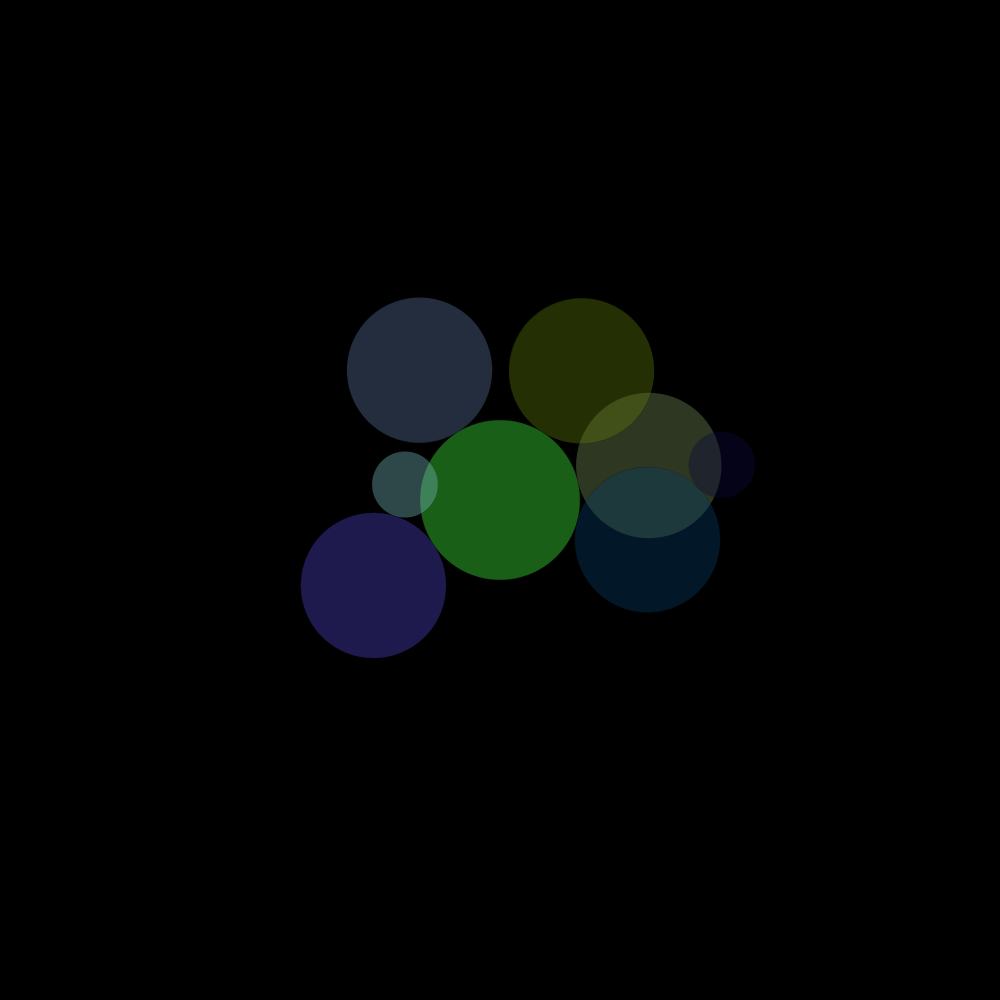
Frame 1 (no input)
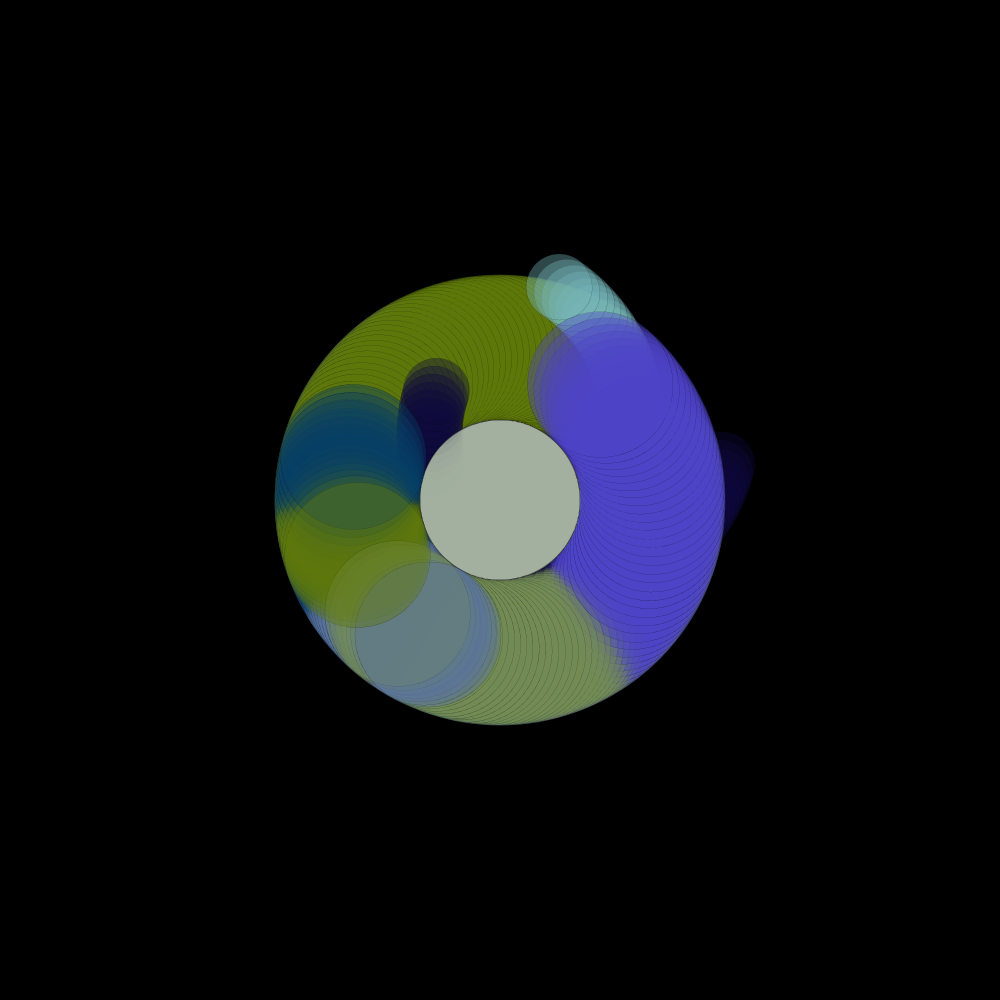
Frame 60 (the mouse pressed at the canvas centre just before this capture)
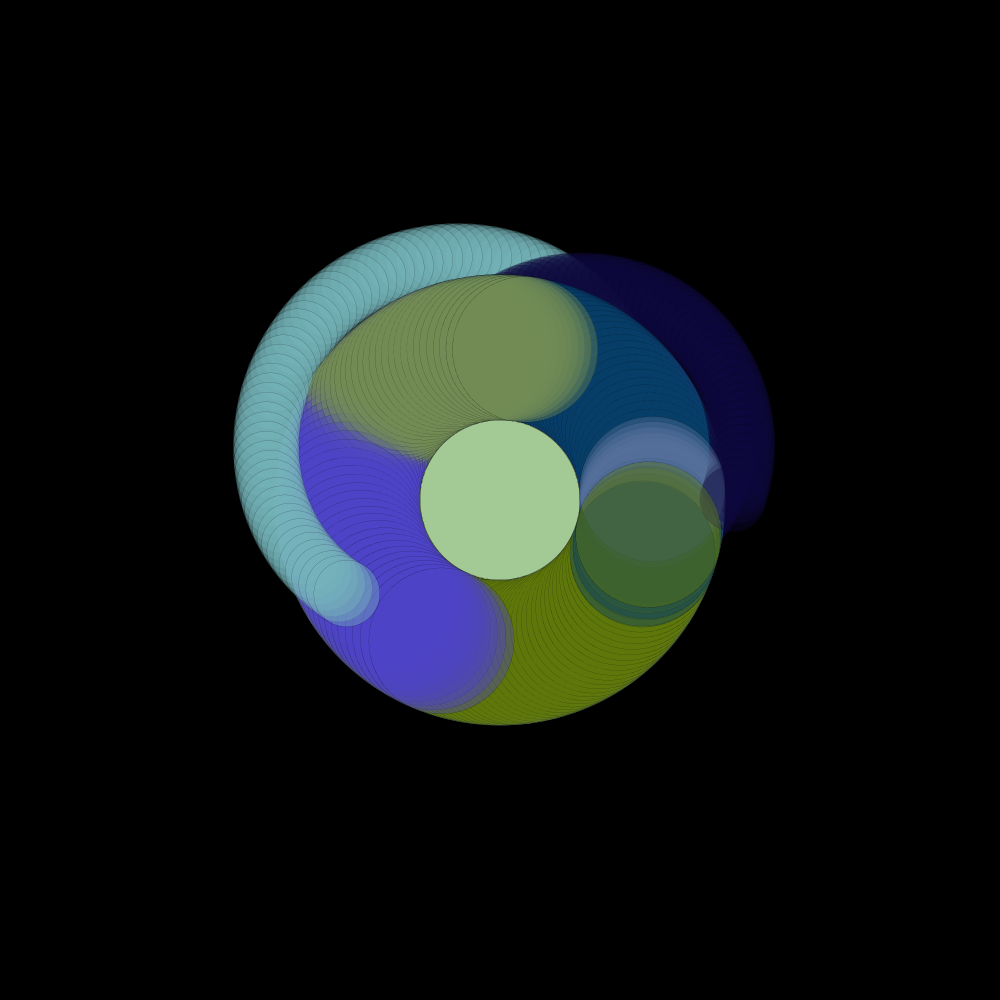
Frame 120 (the mouse held since frame 60 and released just before this capture)

The Processing sketch that drew these frames (run headless with seeded random() and noise(); from frame 60 on, the mouse is pressed at the canvas centre):

// Processing sketch: trails
// ── trails.pde
// data
int bgColor;
Body sun;

void setup() {
  size(1000, 1000);
  bgColor = 0;
  sun = new Body(80, 0, 0);
  sun.spawnChildren(5, 1);
  background(bgColor);
}

void draw() {
  translate(width/2, height/2);
  sun.display();
  sun.orbit();
  sun.colorChange();
}

// ── Body.pde
class Body {
  // using a distance from the parent body and an angle to describe the pos of each body
  float distance, angle; 
  float rad; // radius of the body
  Body[] bodies; // RECURSION!!! - children to this parent object
  float orbitSpeed;
  float t = 0;
  float randR, randG, randB;

  Body(float r, float d, float o) {
    rad = r;
    distance = d;
    angle = random(TWO_PI);
    orbitSpeed = o;
    randR = 255;
    randG = 255;
    randB = 255;
    randR = random(255);
    randG = random(255);
    randB = random(255);
  }
  
  void colorChange() {
    t = t + .01; // changing time by step .01
    float r = noise(t); // getting values of perlin noise for different points in time
    float g = noise(t+1);
    float b = noise(t+2);
    r = map(r,0,1,100,255); // mapping outputs of noise fn from 0 to 1 to 0 to 255
    g = map(g,0,1,100,255);
    b = map(b,0,1,100,255);
    randR = r;
    randG = g;
    randB = b;
  }
  
  void spawnChildren(int total, int level) { // INITIALIZING RECURSIVE OBJECTS
    bodies = new Body[total];  
    for (int i = 0; i < bodies.length; i++) {
      float r = rad/(level*1.1); // shrink object radii in size based off of their level
      float d = rad + r; // random distance away from parent body b/w 100, 200
      float o = random(-0.06, 0.06); // some orbit speed value between neg and pos .06
      bodies[i] = new Body(r, d, o); // shrink distance away from parent body by lvl
      // determines how many levels of bodies will be made, keep in mind a lvl is made above^
      if (level < 2) { 
        int num = int(random(4)); // how many moons each object will have
        bodies[i].spawnChildren(num, level+1); // recursive call for making children
      }
    }
  }
  
  void orbit() { // controlling orbit of each body, and its children
    angle += orbitSpeed;
    if (bodies != null) {
      for (int i = 0; i < bodies.length; i++) {
        bodies[i].orbit();
      }
    }
  }


  void display() {
    pushMatrix(); // pushes current orientation (for one planet) onto the matrix stack
    rotate(angle); // must rotate before translating otherwise the rotation is not 'used'
    // translates each body distance away from the last 
    translate(distance, 0);  // remember that translate is cumulative so we must push/pop
    stroke(0);
    strokeWeight(0);
    fill(randR, randG, randB, 100);
    ellipseMode(RADIUS);
    ellipse(0, 0, rad, rad);
    
    // VERY IMPORTANT: this stops recursive loop before no more children planets are available (null)
    if (bodies != null) {
      // RECURSION, for each body, display its bodies
      for (int i = 0; i < bodies.length; i++) {
        bodies[i].display();
      }
    }
    popMatrix(); // pops the current transformation matrix of the stack
  }
}
